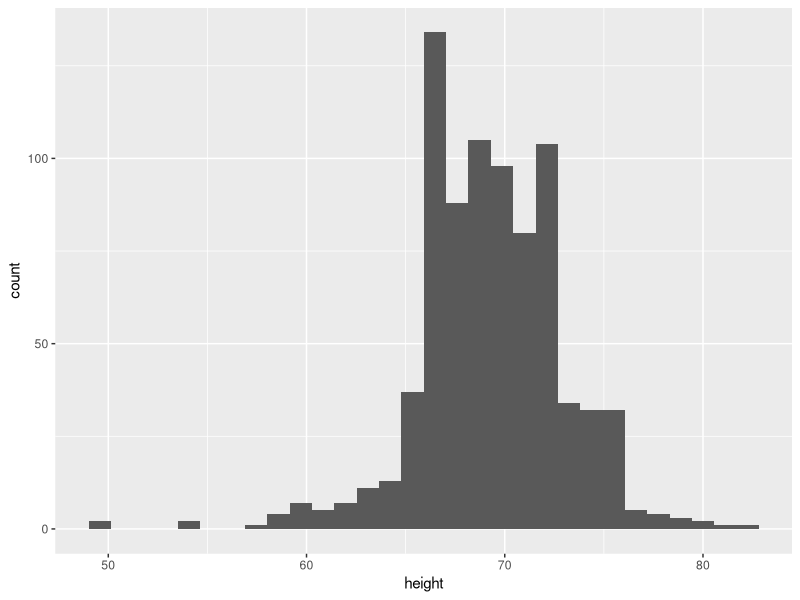
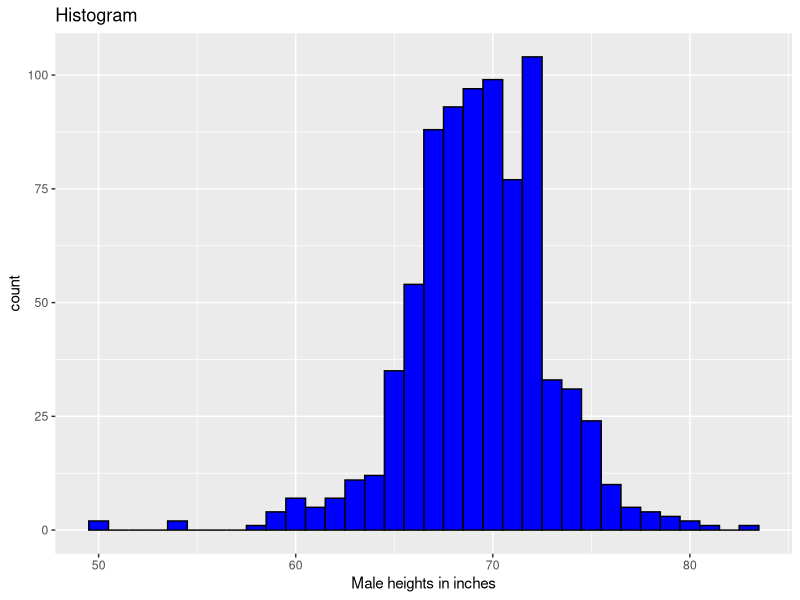
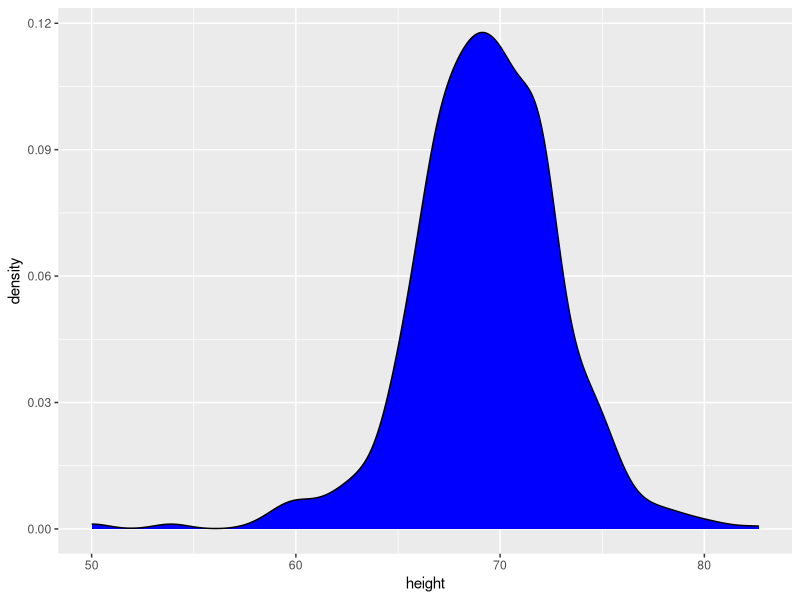
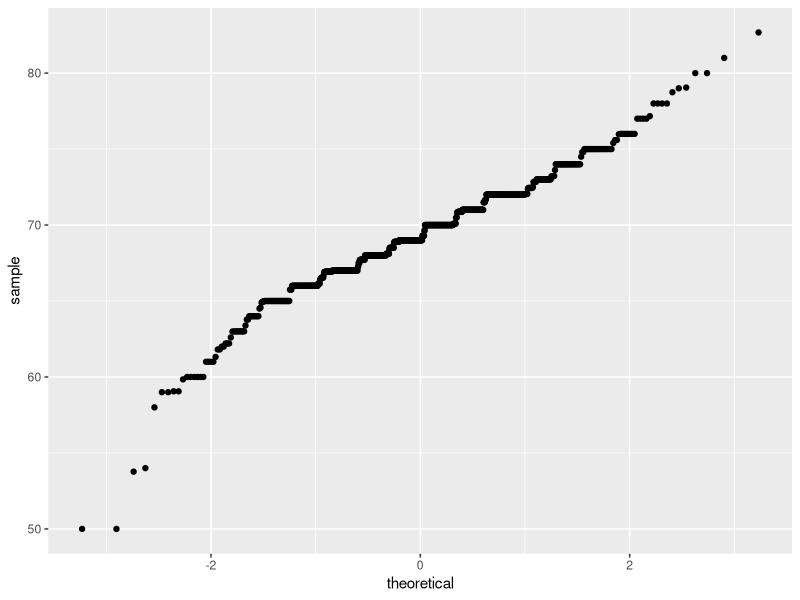
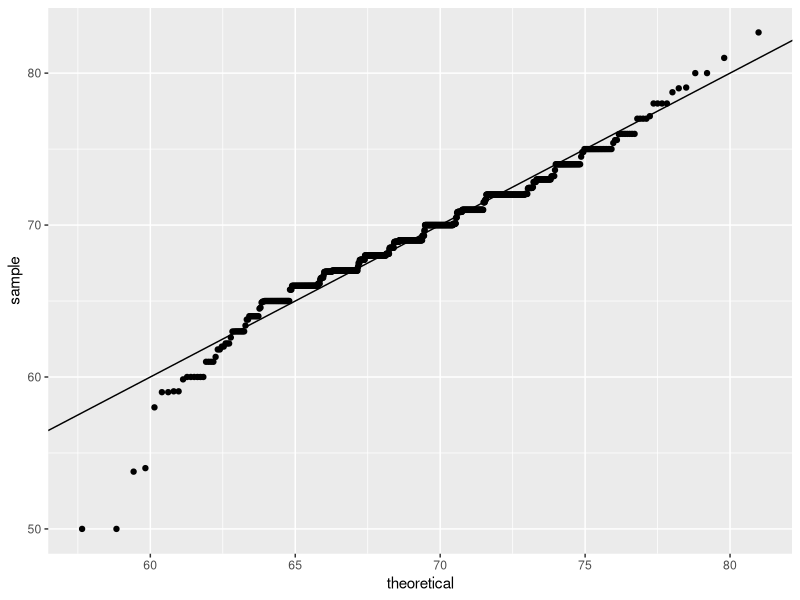
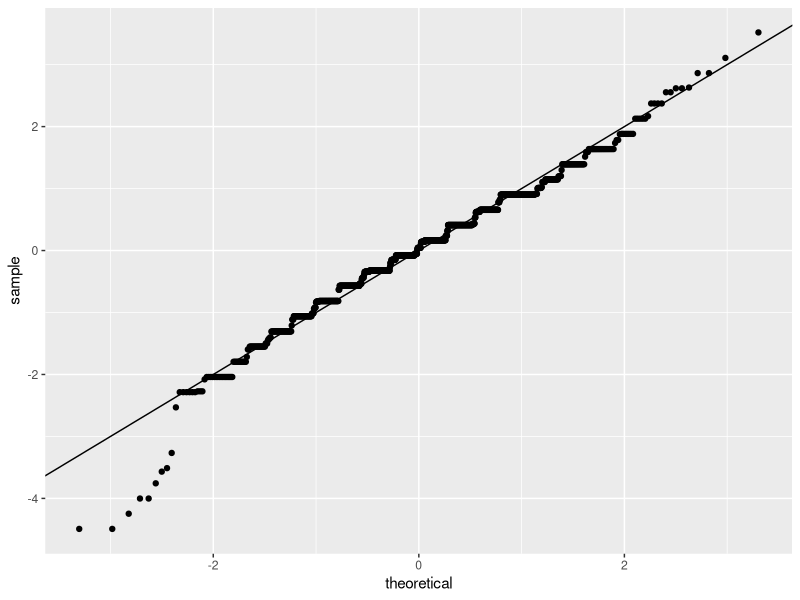
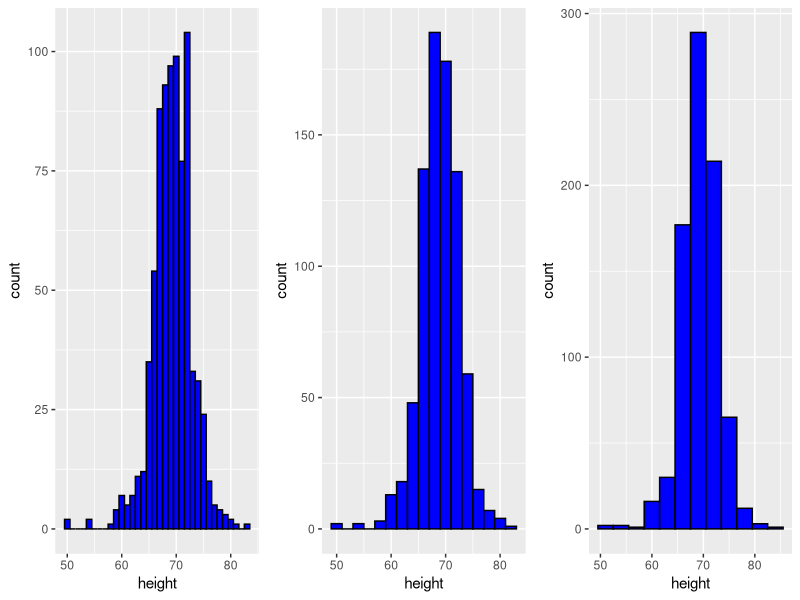

Reproduce these figures in R, in order.
library(dslabs)
library(tidyverse)
library(ggthemes)
library(ggrepel)
library(gridExtra)

data(heights)

p <- heights%>% 
  filter(sex=="Male")%>%
  ggplot(aes(x = height))

p + geom_histogram()
#p + geom_histogram(binwidth = 1)
#p+ geom_density()
#p+geom_qq()
p + geom_histogram(binwidth = 1, fill = "blue", col="black")+
  xlab("Male heights in inches")+
  ggtitle("Histogram")

#smooth density plots
p + geom_density(fill="blue")

#quantile - quantile plots
p <- heights %>% filter(sex == "Male") %>%
  ggplot(aes(sample = height))
p + geom_qq()

param <- heights %>% 
  filter(sex == "Male")%>%
  summarise(mean = mean(height), sd = sd(height))
p+ geom_qq(dparams = param)+
  geom_abline()

heights %>% 
  ggplot(aes(sample = scale(height)))+
  geom_qq()+
  geom_abline()

p <- heights %>% filter(sex == "Male")%>% ggplot(aes(x = height))
p1 <- p + geom_histogram(binwidth = 1, fill = "blue", col = "black")
p2 <- p + geom_histogram(binwidth = 2, fill = "blue", col = "black")
p3 <- p + geom_histogram(binwidth = 3, fill = "blue", col = "black")
#arrange plot next to each other in 1 row, 3 columns
grid.arrange(p1,p2,p3,ncol = 3)
